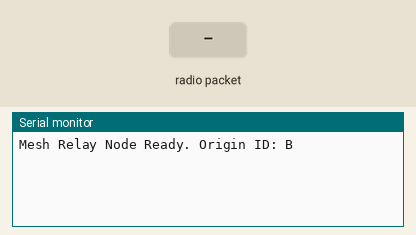
The sketch below on a simulated ESP32. On the bench: the last lines printed to the serial monitor. Inputs (shaded band) come from the test bench. Random numbers use the default seed unless the sketch sets one; no radio packets arrive unless stated.

Above: at 1.2 s.
1.3 s: radio packet "B1" arrives
At 2.1 s:
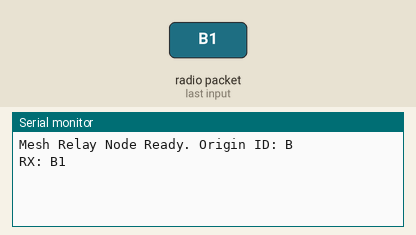
2.8 s: radio packet "5" arrives
At 3.3 s:
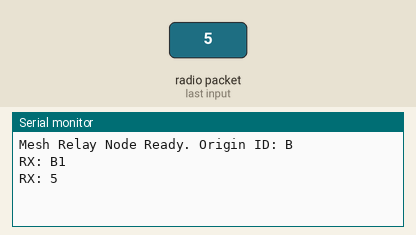

Measured:
- after the input at 1.3 s, the serial monitor: prints a new line at once (image 1)
- after the input at 2.8 s, the serial monitor: prints a new line at once (image 2)

The sketch:

drone_node.ino
```cpp
#include <WiFi.h>
#include <DNSServer.h>
#include <WebServer.h>
#include <SPI.h>
#include <nRF24L01.h>
#include <RF24.h>

// ================== NRF SETUP ==================
RF24 radio(4, 5); // CE, CSN
const byte address[6] = "00001";

String NODE_ID = "B";  // CHANGE THIS for each node (e.g., B, C, D)

// ================== WIFI SETUP ==================
const char* ssid = "EMERGENCY_NETWORK"; // Changed to sound more official to survivors
const byte DNS_PORT = 53;

DNSServer dnsServer;
WebServer server(80);

// ================== VARIABLES ==================
unsigned long lastPing = 0;
uint8_t msgCounter = 0; // Short counter to save bytes

// Message memory (to avoid mesh infinite loops)
#define MAX_SEEN 20
String seenMessages[MAX_SEEN];
int seenIndex = 0;

// ================== HTML PAGE ==================
String page = R"rawliteral(
<!DOCTYPE html>
<html>
<head>
<title>Emergency Rescue Node</title>
<meta name="viewport" content="width=device-width, initial-scale=1">
<style>
body {
  font-family: 'Segoe UI', Tahoma, Geneva, Verdana, sans-serif;
  text-align: center;
  margin: 0;
  padding: 40px 20px;
  background: #0b0f14;
  color: #e0e0e0;
}
h2 {
  color: #ffffff;
  text-transform: uppercase;
  letter-spacing: 2px;
  border-bottom: 2px solid #ff4d4d;
  display: inline-block;
  padding-bottom: 10px;
  margin-bottom: 30px;
}
p { color: #8b9bb4; font-size: 16px; margin-bottom: 30px; }
input {
  padding: 16px;
  width: 90%;
  max-width: 320px;
  margin-bottom: 20px;
  font-size: 16px;
  border-radius: 6px;
  border: 1px solid #1f2937;
  background: #16202c;
  color: white;
}
input:focus { outline: none; border-color: #ff4d4d; }
button {
  padding: 16px 40px;
  font-size: 18px;
  background: #ff4d4d;
  color: white;
  font-weight: bold;
  letter-spacing: 1px;
  border: none;
  border-radius: 6px;
  cursor: pointer;
  box-shadow: 0 4px 6px rgba(255, 77, 77, 0.2);
}
button:active { background: #cc0000; }
#status_msg {
  color: #00ff9f;
  font-weight: bold;
  margin-top: 25px;
  font-size: 18px;
  display: none;
}
</style>
</head>
<body>
<h2>Aero-Bridge Uplink</h2>
<p>Secure connection established. Transmit your critical status below.</p>
<input id="coord" maxlength="15" placeholder="E.g., Bleeding, Trapped"><br>
<button onclick="send()">TRANSMIT SOS</button>
<p id="status_msg">DATA TRANSMITTED SUCCESSFULLY</p>

<script>
function send(){
  let c = document.getElementById("coord").value;
  if(c === "") return;
  fetch("/send?c=" + encodeURIComponent(c)).then(() => {
    document.getElementById("status_msg").style.display = "block";
    document.getElementById("coord").value = "";
    setTimeout(() => { document.getElementById("status_msg").style.display = "none"; }, 4000);
  });
}
</script>
</body>
</html>
)rawliteral";

// ================== UTIL ==================
String generateMsgID() {
  msgCounter++;
  // Creates a short, globally unique ID like "B1", "B2"
  return NODE_ID + String(msgCounter);
}

bool alreadySeen(String id) {
  if (id == "") return false;
  for (int i = 0; i < MAX_SEEN; i++) {
    if (seenMessages[i] == id) return true;
  }
  return false;
}

void storeMsg(String id) {
  if (id == "") return;
  seenMessages[seenIndex] = id;
  seenIndex = (seenIndex + 1) % MAX_SEEN;
}

// ================== NRF SEND ==================
void sendNRF(String msg) {
  // CRITICAL SAFETY FIX: Force string to be under 32 bytes
  if (msg.length() > 31) {
    msg = msg.substring(0, 31);
  }

  radio.stopListening();
  char text[32];
  msg.toCharArray(text, 32);

  bool ok = radio.write(&text, sizeof(text));
  if (!ok) {
    // Basic collision retry
    delay(random(10, 30));
    radio.write(&text, sizeof(text));
  }
  radio.startListening();
}

// ================== HANDLE SOS ==================
void handleSend() {
  String coord = server.arg("c");
  String msgID = generateMsgID();

  // Format: TYPE|ORIGIN|ID|TTL|DATA
  // TTL starts at 5 hops
  String message = "H|" + NODE_ID + "|" + msgID + "|5|" + coord;

  storeMsg(msgID); // Don't repeat our own generated message if it bounces back
  sendNRF(message);

  server.send(200, "text/plain", "Sent");
}

// ================== SETUP ==================
void setup() {
  Serial.begin(115200);

  // Start Open WiFi Access Point
  WiFi.softAP(ssid);

  // Start DNS Server for Captive Portal
  dnsServer.start(DNS_PORT, "*", WiFi.softAPIP());

  // NRF Initialization
  radio.begin();
  radio.openWritingPipe(address);
  radio.openReadingPipe(0, address);

  // Max Range Settings
  radio.setPALevel(RF24_PA_MAX);
  radio.setDataRate(RF24_250KBPS);
  radio.setChannel(115);

  radio.startListening();

  // Web routes
  server.on("/", [](){ server.send(200, "text/html", page); });
  server.on("/send", handleSend);

  // Catch-all for Captive Portal pop-up
  server.onNotFound([]() {
    server.sendHeader("Location", String("http://") + WiFi.softAPIP().toString() + "/", true);
    server.send(302, "text/plain", "");
  });

  server.begin();

  Serial.println("Mesh Relay Node Ready. Origin ID: " + NODE_ID);
}

// ================== LOOP ==================
void loop() {
  // Process Captive Portal & Web Traffic
  dnsServer.processNextRequest();
  server.handleClient();

  // ========== RECEIVE & FORWARD (THE MESH) ==========
  if (radio.available()) {
    char text[32] = "";
    radio.read(&text, sizeof(text));

    String received = String(text);
    Serial.println("RX: " + received);

    int p1 = received.indexOf('|');
    int p2 = received.indexOf('|', p1 + 1);
    int p3 = received.indexOf('|', p2 + 1);
    int p4 = received.indexOf('|', p3 + 1);

    // Drop malformed packets
    if (p1 == -1 || p2 == -1 || p3 == -1 || p4 == -1) return;

    String type = received.substring(0, p1);
    String origin = received.substring(p1 + 1, p2);
    String msgID = received.substring(p2 + 1, p3);
    int ttl = received.substring(p3 + 1, p4).toInt();
    String data = received.substring(p4 + 1);

    // Mesh Deduplication: Ignore if we've seen this exact packet before
    if (alreadySeen(msgID)) return;

    storeMsg(msgID);

    // Forwarding logic
    if (ttl > 0) {
      // CSMA/CA Simulation: Wait a random amount of time so drones don't transmit over each other
      delay(random(20, 80));

      String forwardMsg = type + "|" + origin + "|" + msgID + "|" + String(ttl - 1) + "|" + data;
      sendNRF(forwardMsg);
      Serial.println("Forwarding packet. Remaining TTL: " + String(ttl - 1));
    }
  }

  // ========== MESH HEARTBEAT ==========
  if (millis() - lastPing > 2000) {
    String msgID = generateMsgID();

    // Heartbeat TTL is 3 (doesn't need to bounce as far)
    String pingMsg = "P|" + NODE_ID + "|" + msgID + "|3|";

    storeMsg(msgID);
    sendNRF(pingMsg);
    lastPing = millis();
  }
}
```
